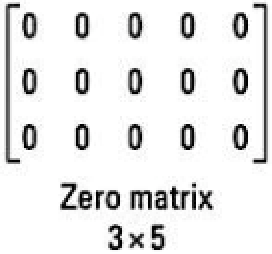
#> input picture Math/Linear Algebra/Types of Matrix/Zero-Null Matrix/images/zero.png, 136 x 127 px (shown 2 times larger)
$ jupyter execute zero-null.ipynb
#> lines starting #> are read from the running program, lines starting #| are printed output that depends on the picture
1. [Zero/Null Matrix](#zeronull-matrix)

#### Zero/Null Matrix:
- matrix with all `elements = 0`

[cell 1]
from PIL import Image
from IPython.display import display

img = Image.open('images/zero.png')
#> img is the input picture: PIL image 136x127 RGBA; mean R, G, B, A 231.5, 231.5, 231.5, 255
new_image = img.resize((155, 135))
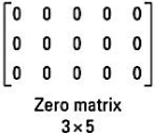
#> new_image: PIL image 155x135 RGBA; mean R, G, B, A 231.3, 231.4, 231.3, 255
display(new_image)
